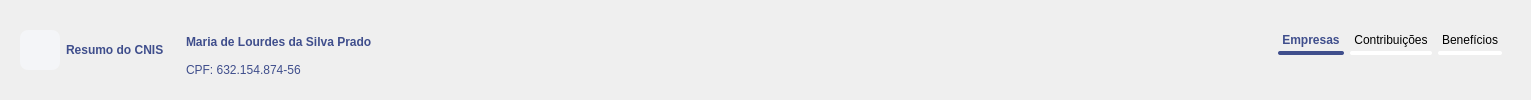
       <widget class="QFrame" name="frCabecalho">
        <property name="sizePolicy">
         <sizepolicy hsizetype="Preferred" vsizetype="Minimum">
          <horstretch>0</horstretch>
          <verstretch>0</verstretch>
         </sizepolicy>
        </property>
        <property name="minimumSize">
         <size>
          <width>0</width>
          <height>90</height>
         </size>
        </property>
        <property name="maximumSize">
         <size>
          <width>16777215</width>
          <height>100</height>
         </size>
        </property>
        <property name="styleSheet">
         <string notr="true">/*------------------------------------------- Frame -------------------------------------------*/
#frFirulaEmpresa {
	background-color: #3F4E8C;
	border: 0px solid none;
	border-radius: 2px;
}

#frFirulaContrib,
#frFirulaBeneficios {
	background-color: white;
	border: 0px solid none;
	border-radius: 2px;
}


/*------------------------------------------- Push Button -------------------------------------------*/
#pbVoltar {
	background-image: url(:/cabecalho/back.png);
	background-position: center;
	background-repeat: no-repeat;

	background-color: #F4F5F8;
	border-radius: 8px;
}

#pbVoltar:hover {
	background-image: url(:/voltar/back.png);
	background-position: center;
	background-repeat: no-repeat;

	background-color: rgb(228, 233, 248);
	border-radius: 8px;
}

#pbEmpresas {
	font: 12pt &quot;Avenir LT Std&quot;;
	color: #3F4E8C;
	font-weight: 750;

	background-color: transparent;
	border: 0px solid none;

	margin: 4px;
}

#pbBeneficios,
#pbContrib {
	font: 12pt &quot;Avenir LT Std&quot;;
	color: black;

	background-color: transparent;
	border: 0px solid none;

	margin: 4px;
}

/*------------------------------------------- Label -------------------------------------------*/
#lbInfoTitulo {
	font: 16pt &quot;Avenir LT Std&quot;;
	color: #3F4E8C;
	font-weight: 750;
}

#lbNomeCliente {
	font: 12pt &quot;Avenir LT Std&quot;;
	color: #3F4E8C;
	font-weight: 750;

	padding: 4px;
}

#lbCpfCliente {
	font: 11pt &quot;Avenir LT Std&quot;;
	color: #3F4E8C;
	
	font-weight: 120;
	line-height: 24px;
	padding: 4px 0px 0px 4px;
}</string>
        </property>
        <property name="frameShape">
         <enum>QFrame::NoFrame</enum>
        </property>
        <property name="frameShadow">
         <enum>QFrame::Raised</enum>
        </property>
        <layout class="QVBoxLayout" name="verticalLayout_2">
         <property name="spacing">
          <number>0</number>
         </property>
         <item>
          <widget class="QFrame" name="frTitulo">
           <property name="frameShape">
            <enum>QFrame::NoFrame</enum>
           </property>
           <property name="frameShadow">
            <enum>QFrame::Raised</enum>
           </property>
           <layout class="QHBoxLayout" name="horizontalLayout">
            <item>
             <widget class="QPushButton" name="pbVoltar">
              <property name="minimumSize">
               <size>
                <width>40</width>
                <height>40</height>
               </size>
              </property>
              <property name="maximumSize">
               <size>
                <width>40</width>
                <height>40</height>
               </size>
              </property>
              <property name="text">
               <string/>
              </property>
             </widget>
            </item>
            <item alignment="Qt::AlignVCenter">
             <widget class="QLabel" name="lbInfoTitulo">
              <property name="text">
               <string>Resumo do CNIS</string>
              </property>
             </widget>
            </item>
            <item>
             <widget class="QFrame" name="frInfoPessoal">
              <property name="frameShape">
               <enum>QFrame::NoFrame</enum>
              </property>
              <property name="frameShadow">
               <enum>QFrame::Raised</enum>
              </property>
              <layout class="QVBoxLayout" name="verticalLayout_3">
               <property name="spacing">
                <number>0</number>
               </property>
               <property name="rightMargin">
                <number>0</number>
               </property>
               <property name="bottomMargin">
                <number>0</number>
               </property>
               <item>
                <widget class="QLabel" name="lbNomeCliente">
                 <property name="text">
                  <string>Maria de Lourdes da Silva Prado</string>
                 </property>
                </widget>
               </item>
               <item>
                <widget class="QLabel" name="lbCpfCliente">
                 <property name="text">
                  <string>CPF: 632.154.874-56</string>
                 </property>
                </widget>
               </item>
              </layout>
             </widget>
            </item>
            <item>
             <spacer name="horizontalSpacer">
              <property name="orientation">
               <enum>Qt::Horizontal</enum>
              </property>
              <property name="sizeHint" stdset="0">
               <size>
                <width>883</width>
                <height>20</height>
               </size>
              </property>
             </spacer>
            </item>
            <item>
             <widget class="QFrame" name="frBotoes">
              <property name="frameShape">
               <enum>QFrame::NoFrame</enum>
              </property>
              <property name="frameShadow">
               <enum>QFrame::Raised</enum>
              </property>
              <layout class="QHBoxLayout" name="horizontalLayout_2">
               <item>
                <widget class="QFrame" name="frEmpresas">
                 <property name="frameShape">
                  <enum>QFrame::NoFrame</enum>
                 </property>
                 <property name="frameShadow">
                  <enum>QFrame::Raised</enum>
                 </property>
                 <layout class="QVBoxLayout" name="verticalLayout_6">
                  <property name="spacing">
                   <number>0</number>
                  </property>
                  <property name="leftMargin">
                   <number>0</number>
                  </property>
                  <property name="topMargin">
                   <number>0</number>
                  </property>
                  <property name="rightMargin">
                   <number>0</number>
                  </property>
                  <property name="bottomMargin">
                   <number>0</number>
                  </property>
                  <item alignment="Qt::AlignBottom">
                   <widget class="QPushButton" name="pbEmpresas">
                    <property name="text">
                     <string>Empresas</string>
                    </property>
                    <property name="checkable">
                     <bool>true</bool>
                    </property>
                    <property name="checked">
                     <bool>false</bool>
                    </property>
                   </widget>
                  </item>
                  <item alignment="Qt::AlignTop">
                   <widget class="QFrame" name="frFirulaEmpresa">
                    <property name="minimumSize">
                     <size>
                      <width>0</width>
                      <height>4</height>
                     </size>
                    </property>
                    <property name="maximumSize">
                     <size>
                      <width>16777215</width>
                      <height>4</height>
                     </size>
                    </property>
                    <property name="frameShape">
                     <enum>QFrame::StyledPanel</enum>
                    </property>
                    <property name="frameShadow">
                     <enum>QFrame::Raised</enum>
                    </property>
                   </widget>
                  </item>
                 </layout>
                </widget>
               </item>
               <item>
                <widget class="QFrame" name="frContrib">
                 <property name="frameShape">
                  <enum>QFrame::NoFrame</enum>
                 </property>
                 <property name="frameShadow">
                  <enum>QFrame::Raised</enum>
                 </property>
                 <layout class="QVBoxLayout" name="verticalLayout_5">
                  <property name="spacing">
                   <number>0</number>
                  </property>
                  <property name="leftMargin">
                   <number>0</number>
                  </property>
                  <property name="topMargin">
                   <number>0</number>
                  </property>
                  <property name="rightMargin">
                   <number>0</number>
                  </property>
                  <property name="bottomMargin">
                   <number>0</number>
                  </property>
                  <item alignment="Qt::AlignBottom">
                   <widget class="QPushButton" name="pbContrib">
                    <property name="text">
                     <string>Contribuições</string>
                    </property>
                   </widget>
                  </item>
                  <item alignment="Qt::AlignTop">
                   <widget class="QFrame" name="frFirulaContrib">
                    <property name="minimumSize">
                     <size>
                      <width>0</width>
                      <height>4</height>
                     </size>
                    </property>
                    <property name="maximumSize">
                     <size>
                      <width>16777215</width>
                      <height>4</height>
                     </size>
                    </property>
                    <property name="frameShape">
                     <enum>QFrame::StyledPanel</enum>
                    </property>
                    <property name="frameShadow">
                     <enum>QFrame::Raised</enum>
                    </property>
                   </widget>
                  </item>
                 </layout>
                </widget>
               </item>
               <item>
                <widget class="QFrame" name="frBeneficios">
                 <property name="frameShape">
                  <enum>QFrame::NoFrame</enum>
                 </property>
                 <property name="frameShadow">
                  <enum>QFrame::Raised</enum>
                 </property>
                 <layout class="QVBoxLayout" name="verticalLayout_4">
                  <property name="spacing">
                   <number>0</number>
                  </property>
                  <property name="leftMargin">
                   <number>0</number>
                  </property>
                  <property name="topMargin">
                   <number>0</number>
                  </property>
                  <property name="rightMargin">
                   <number>0</number>
                  </property>
                  <property name="bottomMargin">
                   <number>0</number>
                  </property>
                  <item alignment="Qt::AlignBottom">
                   <widget class="QPushButton" name="pbBeneficios">
                    <property name="text">
                     <string>Benefícios</string>
                    </property>
                   </widget>
                  </item>
                  <item alignment="Qt::AlignTop">
                   <widget class="QFrame" name="frFirulaBeneficios">
                    <property name="minimumSize">
                     <size>
                      <width>0</width>
                      <height>4</height>
                     </size>
                    </property>
                    <property name="maximumSize">
                     <size>
                      <width>16777215</width>
                      <height>4</height>
                     </size>
                    </property>
                    <property name="frameShape">
                     <enum>QFrame::StyledPanel</enum>
                    </property>
                    <property name="frameShadow">
                     <enum>QFrame::Raised</enum>
                    </property>
                   </widget>
                  </item>
                 </layout>
                </widget>
               </item>
              </layout>
             </widget>
            </item>
           </layout>
          </widget>
         </item>
        </layout>
       </widget>
